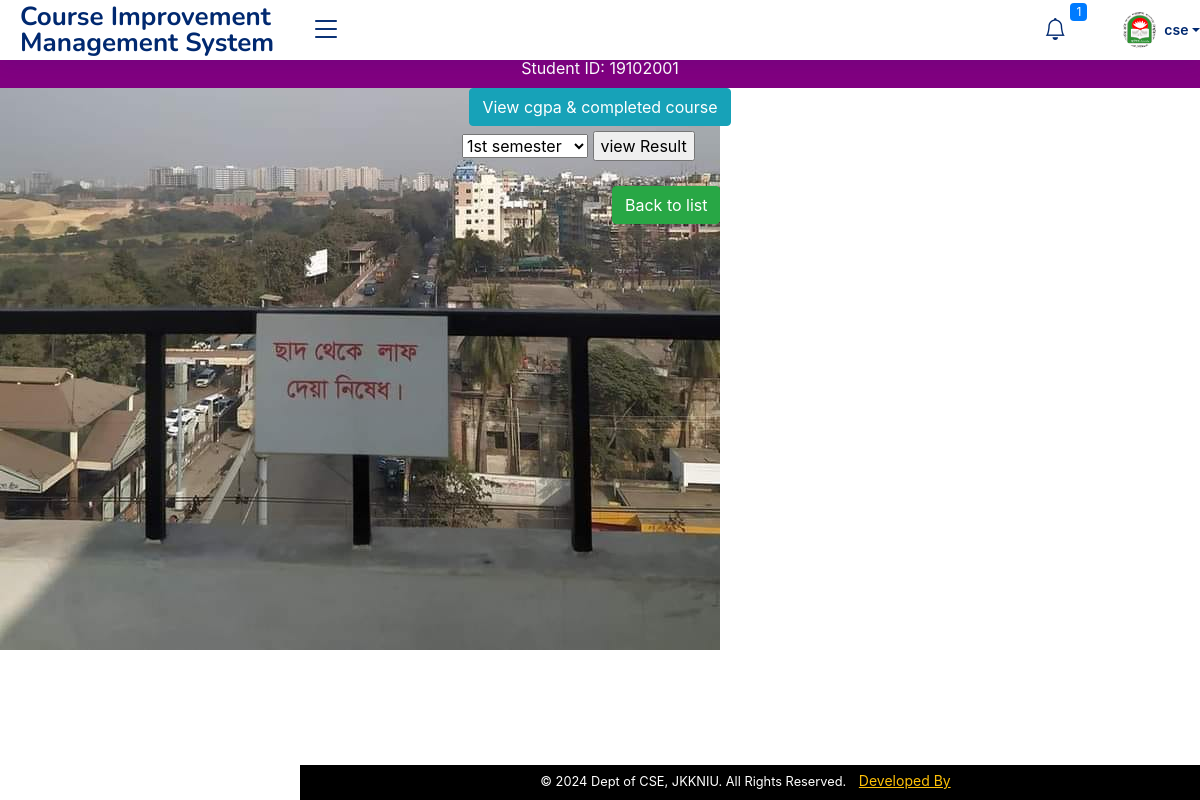
Page /department/view_result.php?id=1&name=taher (signed in) on the committed database.
### tables this page shows
CREATE TABLE `department` (
  `Id` int(50) NOT NULL,
  `dept_name` varchar(100) NOT NULL,
  `username` varchar(100) NOT NULL,
  `password` varchar(50) NOT NULL,
  `profile` varchar(150) NOT NULL DEFAULT 'jkkniu.png'
);

CREATE TABLE `students` (
  `id` int(11) NOT NULL,
  `name` varchar(200) NOT NULL,
  `username` varchar(200) NOT NULL,
  `department` varchar(40) NOT NULL,
  `stud_id` varchar(100) NOT NULL,
  `reg_no` varchar(100) NOT NULL,
  `email` varchar(200) NOT NULL,
  `gender` varchar(200) NOT NULL,
  `phone` varchar(200) NOT NULL,
  `password` varchar(200) NOT NULL,
  `data_reg` varchar(200) NOT NULL,
  `status` varchar(200) NOT NULL,
  `session` varchar(200) NOT NULL,
  `otp` varchar(100) NOT NULL,
  `profile` varchar(200) NOT NULL DEFAULT 'default.jpeg'
);

### department/view_result.php (the view, shortened to what this page needs)
<!DOCTYPE html>
<html>
<head>
</head>
<body style="background-image:url(images/hah.jpg); background-repeat:no-repeat;">
    <?php
    include("header.php");
    include("../include/connect.php");
    if (isset($_GET['id'])) {
        $id = $_GET['id'];
        $query = "SELECT * FROM students WHERE id='$id'";
        $res = mysqli_query($conn, $query);
        $row = mysqli_fetch_array($res);
    }
    ?>
    <div class="all_student fix">
        <div>
            <p style="text-align:center;color:#fff;background:purple;margin:0;padding:8px;">
                <?php echo "Name: " . $row['name'] . " <br>Student ID: " . $row['stud_id']; ?>
            </p>
        </div>
        <div>
            <p style="float:left;margin:0 0 5px 0;width:100%;text-align:center;">
                <a href="view_cgpa.php?vr=<?php echo $row['id']; ?>&vn=<?php echo $row['username']; ?>">
                    <button class="btn btn-info">View cgpa & completed course</button>
                </a>
            </p>
        </div>
        <form action="" method="post" style="width:23%;margin:0 auto;padding-bottom:5px;">
            <select name="seme" id="">
                <option value="1st">1st semester</option>
            </select>
            <input type="submit" value="view Result" />
        </form>
			<p style="float:right;text-align:left;margin:20px 0;width:49%"><a href="student.php"><button class="btn btn-success">Back to list</button></a></p>
</div>
<?php
        include("../footer.php");
        ?>

### department/header.php (shortened to what this page needs)
<?php
include("../include/connect.php");
?>
<!DOCTYPE html>
<html lang="en">
<head>
  <link href="../admin/assets/vendor/bootstrap/css/bootstrap.min.css" rel="stylesheet">
  <link href="../admin/assets/vendor/bootstrap-icons/bootstrap-icons.css" rel="stylesheet">
  <link href="../admin/assets/vendor/boxicons/css/boxicons.min.css" rel="stylesheet">
  <link href="../admin/assets/vendor/quill/quill.snow.css" rel="stylesheet">
  <link href="../admin/assets/vendor/quill/quill.bubble.css" rel="stylesheet">
  <link href="../admin/assets/vendor/remixicon/remixicon.css" rel="stylesheet">
  <link href="../admin/assets/vendor/simple-datatables/style.css" rel="stylesheet">
  <link href="../admin/assets/css/style.css" rel="stylesheet">
</head>
<body>
  <header id="header" class="header fixed-top d-flex align-items-center">
    <div class="d-flex align-items-center justify-content-between">
      <a href="index.php" class="logo d-flex align-items-center">
        <span class="d-none d-lg-block">Course Improvement Management System
        </span>
      </a>
      <i class="bi bi-list toggle-sidebar-btn"></i>
    </div>
    <nav class="header-nav ms-auto">
      <ul class="d-flex align-items-center">
        <li class="nav-item dropdown">
          <?php
        $username=$_SESSION['dept'];
          $query = "SELECT * FROM department WHERE username = '$username'";
          $result = mysqli_query($conn, $query);
          $num = mysqli_num_rows($result);
          ?>
          <a class="nav-link nav-icon" href="" data-bs-toggle="dropdown">
            <i class="bi bi-bell"></i>
            <span class="badge bg-primary badge-number"><?php echo $num; ?></span>
          </a>
        </li>
        <?php
        $sql="select * from department where username='$username'";
        $result=mysqli_query($conn,$sql);
        $row=mysqli_fetch_assoc($result);
        ?>
        <a class="nav-link nav-profile d-flex align-items-center pe-0" href="users-profile.php" data-bs-toggle="dropdown">
        <img src="uploads/<?php echo $row['profile']; ?>" alt="Profile" class="rounded-circle">
          <span class="d-none d-md-block dropdown-toggle ps-2"><?php echo $row['username'];?></span>
        </a>
      </ul>
    </nav>
  </header>
</body>
</html>

### admin/assets/css/style.css (style rules this page uses)
:root { scroll-behavior: smooth; }
body { font-family: "Open Sans", sans-serif; background: #f6f9ff; color: #444444; }
a { color: #4154f1; text-decoration: none; }
.logo { line-height: 1; }
@media (min-width: 1200px) { .logo { width: 280px; } }
.logo span { font-size: 26px; font-weight: 700; color: #012970; font-family: "Nunito", sans-serif; }
.header { transition: all 0.5s; z-index: 997; height: 60px; box-shadow: 0px 2px 20px rgba(1, 41, 112, 0.1); background-color: #fff; padding-left: 20px; }
.header .toggle-sidebar-btn { font-size: 32px; padding-left: 10px; cursor: pointer; color: #012970; }
.header-nav ul { list-style: none; }
.header-nav>ul { margin: 0; padding: 0; }
.header-nav .nav-icon { font-size: 22px; color: #012970; margin-right: 25px; position: relative; }
.header-nav .nav-profile { color: #012970; }
.header-nav .nav-profile img { max-height: 36px; }
.header-nav .nav-profile span { font-size: 14px; font-weight: 600; }
.header-nav .badge-number { position: absolute; inset: -2px -5px auto auto; font-weight: normal; font-size: 12px; padding: 3px 6px; }

### rows in the picture
department: profile (picture), username "cse"
students: stud "19102001"

### other values in the picture
$num "1"
